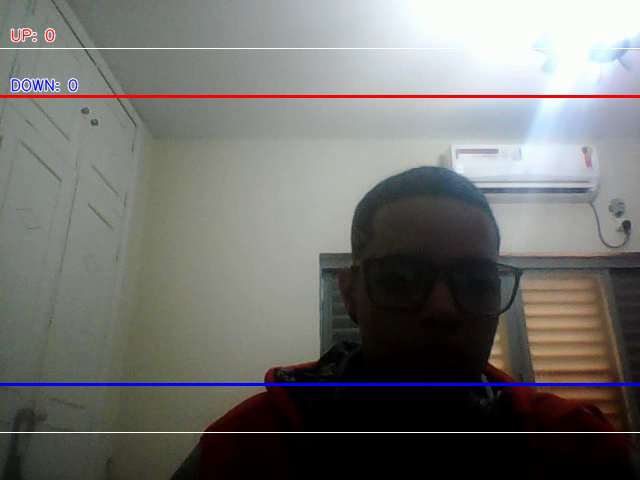
#> input picture frame 22 of output1.mkv, 640 x 480 px, given in place of the camera
$ python counter.py
#> lines starting #> are read from the running program, lines starting #| are printed output that depends on the picture; after the words box and inside, x2 and y2 are one past the last pixel; in counts of white or black regions, pixels touching at a corner belong together
# People counter
import numpy as np
import cv2
import Person
import time
import requests
from datetime import date

cnt_up = 0
cnt_down = 0
count_up = 0
count_down = 0
state = 0

cap = cv2.VideoCapture(0)
fourcc = cv2.VideoWriter_fourcc(*'XVID')
out = cv2.VideoWriter('output1.mkv', fourcc, 20.0, (640, 480))


for i in range(19):
    print(i, cap.get(i))

w = cap.get(3)
h = cap.get(4)
frameArea = h*w
areaTH = frameArea/300
print('Area Threshold', areaTH)

line_up = int(1*(h/5))
line_down = int(4*(h/5))

up_limit = int(.5*(h/5))
down_limit = int(4.5*(h/5))

print("Red line y:", str(line_down))
print("Blue line y:", str(line_up))
line_down_color = (255, 0, 0)
line_up_color = (0, 0, 255)
pt1 = [0, line_down]
pt2 = [w, line_down]
pts_L1 = np.array([pt1, pt2], np.int32)
pts_L1 = pts_L1.reshape((-1, 1, 2))
pt3 = [0, line_up]
pt4 = [w, line_up]
pts_L2 = np.array([pt3, pt4], np.int32)
pts_L2 = pts_L2.reshape((-1, 1, 2))

pt5 = [0, up_limit]
pt6 = [w, up_limit]
pts_L3 = np.array([pt5, pt6], np.int32)
pts_L3 = pts_L3.reshape((-1, 1, 2))
pt7 = [0, down_limit]
pt8 = [w, down_limit]
pts_L4 = np.array([pt7, pt8], np.int32)
pts_L4 = pts_L4.reshape((-1, 1, 2))

fgbg = cv2.createBackgroundSubtractorMOG2(detectShadows=True)

kernelOp = np.ones((3, 3), np.uint8)
kernelOp2 = np.ones((5, 5), np.uint8)
kernelCl = np.ones((11, 11), np.uint8)

font = cv2.FONT_HERSHEY_SIMPLEX
persons = []
rect_co = []
max_p_age = 1
pid = 1
val = []


def CallApi(direction, id):
    url = "https://www.webdecisor.com.br/api/Core/ExtracaoClienteAcesso/Salvar"
    x = requests.post(url, data={
        "EmpresaID": 1,
		  "FilialID": 51,
		  "Threshold": id,
		  "HoraRegistro": date.today()
    })
    print(x.text)


while(cap.isOpened()):
    ret, frame = cap.read()
#> frame is the input picture: shape (480, 640, 3); mean B, G, R 110.5, 113.4, 113.9
    fgmask = fgbg.apply(frame)
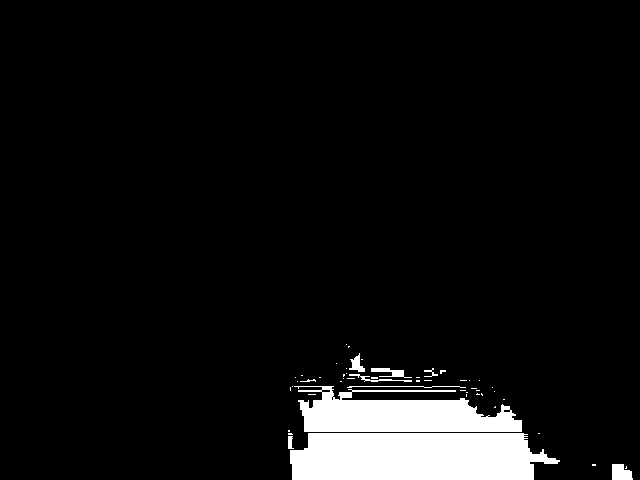
#> fgmask: shape (480, 640); values 127 (black) and 255 (white), 6.2% white; 51 white regions (41 under 20 px), largest, box (x1, y1, x2, y2) and area: (290, 433, 560, 480) 11195, (294, 386, 522, 432) 6823, (612, 464, 633, 480) 272
    fgmask2 = fgbg.apply(frame)
#> fgmask2: shape (480, 640); every value is 0

    try:
        ret, imBin = cv2.threshold(fgmask, 200, 255, cv2.THRESH_BINARY)
        ret, imBin2 = cv2.threshold(fgmask2, 200, 255, cv2.THRESH_BINARY)
        mask = cv2.morphologyEx(imBin, cv2.MORPH_OPEN, kernelOp)
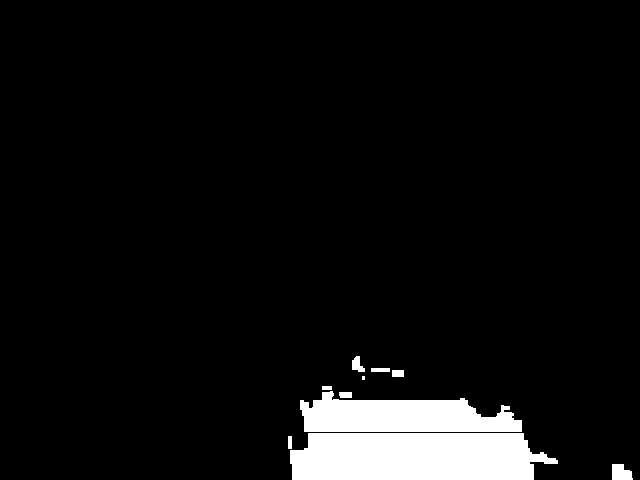
#> mask: shape (480, 640); 6% white; 10 white regions (1 under 20 px), largest, box (x1, y1, x2, y2) and area: (290, 433, 558, 480) 11173, (300, 391, 522, 432) 6371, (612, 464, 633, 480) 272
        mask2 = cv2.morphologyEx(imBin2, cv2.MORPH_OPEN, kernelOp)
        mask = cv2.morphologyEx(mask, cv2.MORPH_CLOSE, kernelCl)
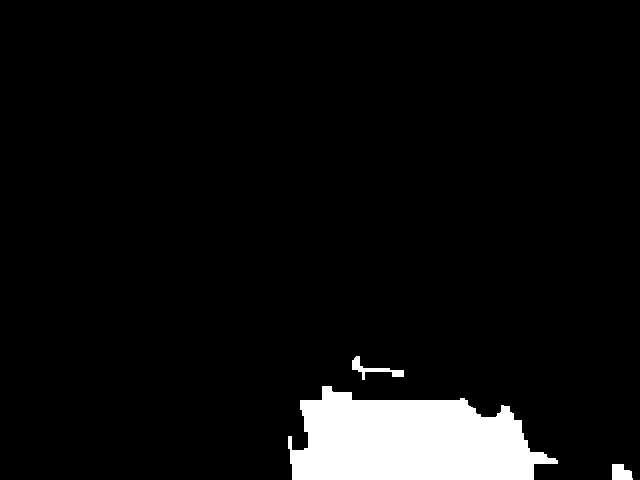
#> mask: shape (480, 640); 6.1% white; 3 white regions, box (x1, y1, x2, y2) and area: (288, 386, 558, 480) 18117, (352, 356, 404, 380) 343, (612, 464, 633, 480) 272
        mask2 = cv2.morphologyEx(mask2, cv2.MORPH_CLOSE, kernelCl)
    except:
        print('EOF')
        print('UP:', cnt_up+count_up)
        print('DOWN:', cnt_down+count_down)
        break

    contours0, hierarchy = cv2.findContours(
        mask2, cv2.RETR_EXTERNAL, cv2.CHAIN_APPROX_SIMPLE)
#> contours0 = []
    for cnt in contours0:
        rect = cv2.boundingRect(cnt)
        area = cv2.contourArea(cnt)
        if area > areaTH:
            M = cv2.moments(cnt)
            cx = int(M['m10']/M['m00'])
            cy = int(M['m01']/M['m00'])
            x, y, w, h = cv2.boundingRect(cnt)

            new = True
            if cy in range(up_limit, down_limit):
                for i in persons:
                    if abs(cx-i.getX()) <= w and abs(cy-i.getY()) <= h:
                        new = False
                        i.updateCoords(cx, cy)
                        if i.going_UP(line_down, line_up) == True:
                            if w > 100:
                                count_up = w/60
                                print()
                            else:
                                cnt_up += 1
                            CallApi("UP", i.getId())
                        elif i.going_DOWN(line_down, line_up) == True:
                            if w > 100:
                                count_down = w/60
                            else:
                                cnt_down += 1
                            CallApi("DOWN", i.getId())
                        break
                    if i.getState() == '1':
                        if i.getDir() == 'down' and i.getY() > down_limit:
                            i.setDone()
                        elif i.getDir() == 'up' and i.getY() < up_limit:
                            i.setDone()
                    if i.timedOut():
                        index = persons.index(i)
                        persons.pop(index)
                        del i
                if new == True:
                    p = Person.MyPerson(pid, cx, cy, max_p_age)
                    persons.append(p)
                    pid += 1
            cv2.circle(frame, (cx, cy), 5, (0, 0, 255), -1)
            img = cv2.rectangle(frame, (x, y), (x+w, y+h), (0, 255, 0), 2)
#> this loop made 0 passes
#> after the loop, cnt_down = 0; cnt_up = 0; persons = []; pid = 1

    for i in persons:
        cv2.putText(frame, str(i.getId()), (i.getX(), i.getY()),
                    font, 0.3, i.getRGB(), 1, cv2.LINE_AA)

    str_up = 'UP: ' + str(cnt_up+count_up)
#> str_up = 'UP: 0'
    str_down = 'DOWN: ' + str(cnt_down+count_down)
#> str_down = 'DOWN: 0'

    frame = cv2.polylines(frame, [pts_L1], False, line_down_color, thickness=2)
    frame = cv2.polylines(frame, [pts_L2], False, line_up_color, thickness=2)

    frame = cv2.polylines(frame, [pts_L3], True, (255, 255, 255), thickness=1)
#> frame: shape (480, 640, 3); mean B, G, R 110.7, 113.3, 114.1
    frame = cv2.polylines(frame, [pts_L4], False, (255, 255, 255), thickness=1)
#> frame: shape (480, 640, 3); mean B, G, R 110.7, 113.4, 114.1
    cv2.putText(frame, str_up, (10, 40), font, 0.5,
                (255, 255, 255), 2, cv2.LINE_AA)
    cv2.putText(frame, str_up, (10, 40), font,
                0.5, (0, 0, 255), 1, cv2.LINE_AA)
    cv2.putText(frame, str_down, (10, 90), font,
                0.5, (255, 255, 255), 2, cv2.LINE_AA)
    cv2.putText(frame, str_down, (10, 90), font,
                0.5, (255, 0, 0), 1, cv2.LINE_AA)
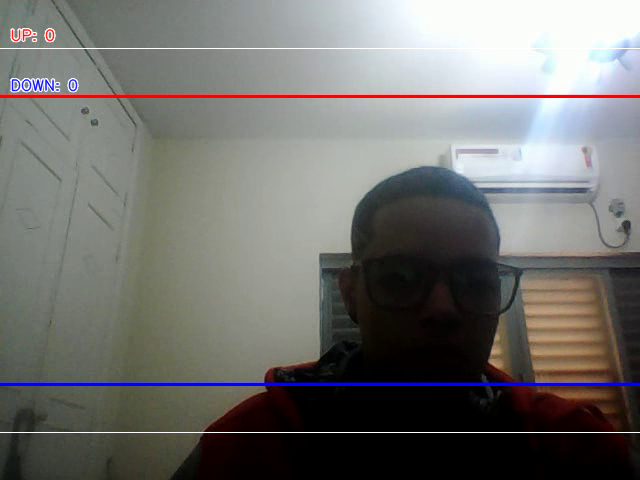
#> frame: shape (480, 640, 3); mean B, G, R 110.8, 113.4, 114.2

    out.write(frame)
    cv2.imshow('Frame', frame)

    k = cv2.waitKey(30) & 0xff
#> (key Esc is pressed here)
    if k == 27:
        break

cap.release()
cv2.destroyAllWindows()

$ run again, starting later in the video
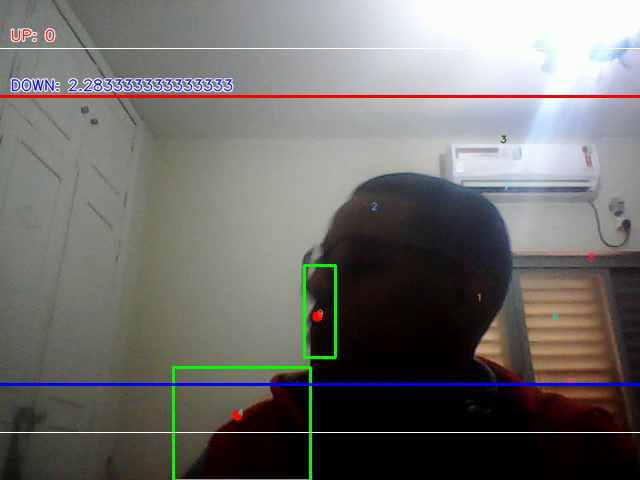
#> input picture frame 103 of output1.mkv, 640 x 480 px, given in place of the camera
#> frame is the input picture: shape (480, 640, 3); mean B, G, R 107.1, 109.8, 111.5
#> `fgmask = fgbg.apply(frame)`:
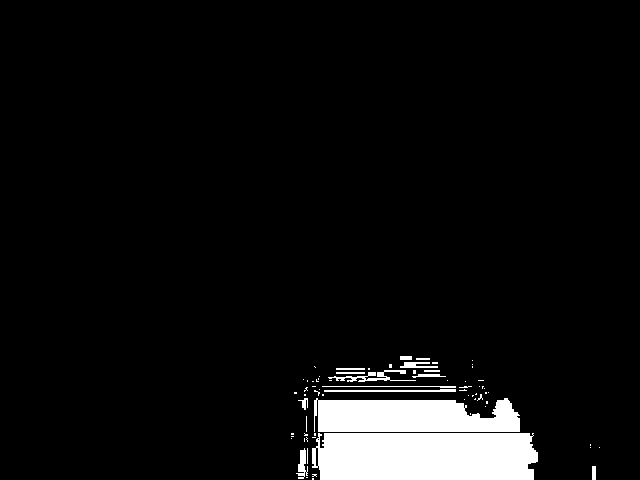
#> fgmask: shape (480, 640); values 127 (black) and 255 (white), 5.8% white; 72 white regions (57 under 20 px), largest, box (x1, y1, x2, y2) and area: (312, 433, 538, 480) 10149, (314, 398, 520, 432) 5928, (328, 370, 416, 382) 341
#> fgmask2: shape (480, 640); every value is 0
#> contours0 = []
#> after the loop `for cnt in contours0:`: cnt_down = 0; persons = []; pid = 1
#> str_up = 'UP: 0'
#> str_down = 'DOWN: 0'
#> `cv2.putText(frame, str_down, (10, 90), font, 0.5, (255, 0, 0), 1, cv2...`:
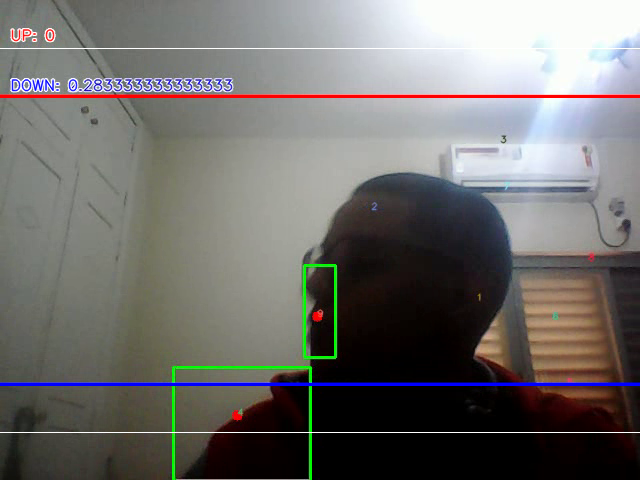
#> frame: shape (480, 640, 3); mean B, G, R 107.4, 109.7, 111.8

$ run again, starting later in the video
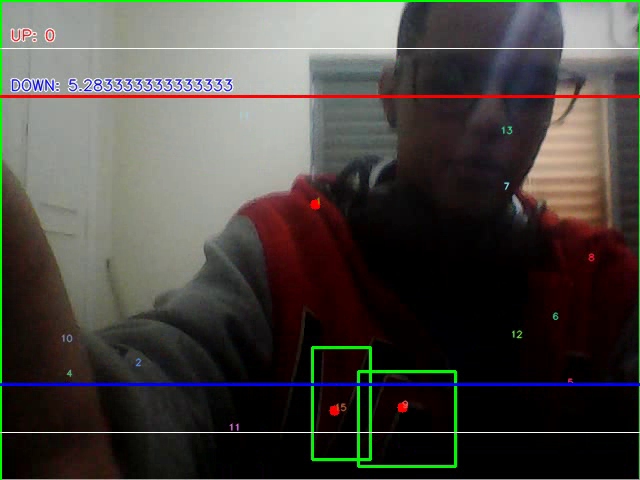
#> input picture frame 183 of output1.mkv, 640 x 480 px, given in place of the camera
#> frame is the input picture: shape (480, 640, 3); mean B, G, R 64.6, 69.3, 72.6
#> `fgmask = fgbg.apply(frame)`:
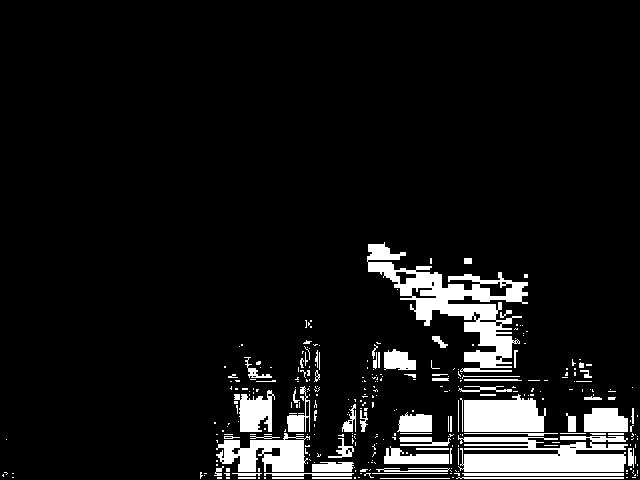
#> fgmask: shape (480, 640); values 127 (black) and 255 (white), 8.3% white; 323 white regions (255 under 20 px), largest, box (x1, y1, x2, y2) and area: (367, 242, 528, 372) 6207, (458, 435, 628, 472) 4444, (464, 394, 546, 432) 2504
#> fgmask2: shape (480, 640); every value is 0
#> contours0 = []
#> after the loop `for cnt in contours0:`: cnt_down = 0; persons = []; pid = 1
#> str_up = 'UP: 0'
#> str_down = 'DOWN: 0'
#> `cv2.putText(frame, str_down, (10, 90), font, 0.5, (255, 0, 0), 1, cv2...`:
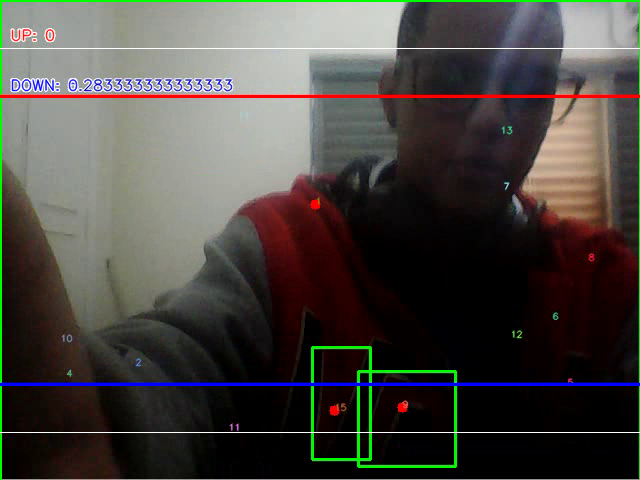
#> frame: shape (480, 640, 3); mean B, G, R 64.9, 69.2, 72.9
